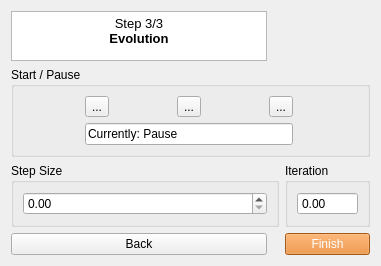
                 <widget class="QWidget" name="page_16">
                  <layout class="QGridLayout" name="gridLayout_160" columnstretch="0,0,0,0">
                   <item row="5" column="0">
                    <widget class="QPushButton" name="pushButton_Back3">
                     <property name="enabled">
                      <bool>true</bool>
                     </property>
                     <property name="toolTip">
                      <string>Return to the bubble-seeding page.</string>
                     </property>
                     <property name="text">
                      <string>Back</string>
                     </property>
                    </widget>
                   </item>
                   <item row="5" column="3">
                    <widget class="QPushButton" name="pushButton_Finish">
                     <property name="enabled">
                      <bool>true</bool>
                     </property>
                     <property name="toolTip">
                      <string>Finish segmentation and close this panel, keeping the current mask.</string>
                     </property>
                     <property name="styleSheet">
                      <string notr="true"> QPushButton { background-color: #e67e22; color: white; } QPushButton:disabled { background-color: #a9713f; color: #cccccc; }</string>
                     </property>
                     <property name="text">
                      <string>Finish</string>
                     </property>
                    </widget>
                   </item>
                   <item row="0" column="0">
                    <widget class="QTextBrowser" name="textBrowser_7">
                     <property name="minimumSize">
                      <size>
                       <width>185</width>
                       <height>0</height>
                      </size>
                     </property>
                     <property name="maximumSize">
                      <size>
                       <width>3007</width>
                       <height>50</height>
                      </size>
                     </property>
                     <property name="styleSheet">
                      <string notr="true"/>
                     </property>
                     <property name="verticalScrollBarPolicy">
                      <enum>Qt::ScrollBarAsNeeded</enum>
                     </property>
                     <property name="horizontalScrollBarPolicy">
                      <enum>Qt::ScrollBarAsNeeded</enum>
                     </property>
                     <property name="html">
                      <string>&lt;!DOCTYPE HTML PUBLIC &quot;-//W3C//DTD HTML 4.0//EN&quot; &quot;http://www.w3.org/TR/REC-html40/strict.dtd&quot;&gt;
&lt;html&gt;&lt;head&gt;&lt;meta name=&quot;qrichtext&quot; content=&quot;1&quot; /&gt;&lt;meta charset=&quot;utf-8&quot; /&gt;&lt;style type=&quot;text/css&quot;&gt;
p, li { white-space: pre-wrap; }
hr { height: 1px; border-width: 0; }
li.unchecked::marker { content: &quot;\2610&quot;; }
li.checked::marker { content: &quot;\2612&quot;; }
&lt;/style&gt;&lt;/head&gt;&lt;body style=&quot; font-family:'Ubuntu Sans'; font-size:11pt; font-weight:400; font-style:normal;&quot;&gt;
&lt;p align=&quot;center&quot; style=&quot; margin-top:0px; margin-bottom:0px; margin-left:0px; margin-right:0px; -qt-block-indent:0; text-indent:0px;&quot;&gt;&lt;span style=&quot; font-family:'Segoe UI'; font-size:10pt;&quot;&gt;Step 3/3&lt;br /&gt;&lt;/span&gt;&lt;span style=&quot; font-family:'Segoe UI'; font-size:10pt; font-weight:700;&quot;&gt;Evolution&lt;/span&gt;&lt;/p&gt;&lt;/body&gt;&lt;/html&gt;</string>
                     </property>
                    </widget>
                   </item>
                   <item row="3" column="0" colspan="3">
                    <widget class="QGroupBox" name="groupBox_64">
                     <property name="maximumSize">
                      <size>
                       <width>16777215</width>
                       <height>100</height>
                      </size>
                     </property>
                     <property name="toolTip">
                      <string>Number of level-set iterations to run per step (used by both continuous play and single-stepping).</string>
                     </property>
                     <property name="title">
                      <string>Step Size</string>
                     </property>
                     <layout class="QGridLayout" name="gridLayout_161">
                      <item row="0" column="0">
                       <widget class="QDoubleSpinBox" name="doubleSpinBox_SegStep">
                        <property name="maximumSize">
                         <size>
                          <width>16777215</width>
                          <height>30</height>
                         </size>
                        </property>
                        <property name="toolTip">
                         <string>Number of level-set iterations to run per step (used by both continuous play and single-stepping).</string>
                        </property>
                        <property name="frame">
                         <bool>true</bool>
                        </property>
                        <property name="buttonSymbols">
                         <enum>QAbstractSpinBox::UpDownArrows</enum>
                        </property>
                        <property name="maximum">
                         <double>1000.000000000000000</double>
                        </property>
                        <property name="singleStep">
                         <double>0.100000000000000</double>
                        </property>
                       </widget>
                      </item>
                     </layout>
                    </widget>
                   </item>
                   <item row="3" column="3">
                    <widget class="QGroupBox" name="groupBox_66">
                     <property name="maximumSize">
                      <size>
                       <width>16777215</width>
                       <height>100</height>
                      </size>
                     </property>
                     <property name="toolTip">
                      <string>Shows how many level-set iterations have run so far.</string>
                     </property>
                     <property name="title">
                      <string>Iteration</string>
                     </property>
                     <layout class="QGridLayout" name="gridLayout_164">
                      <item row="0" column="0">
                       <widget class="QDoubleSpinBox" name="doubleSpinBox_Segiter">
                        <property name="maximumSize">
                         <size>
                          <width>16777215</width>
                          <height>30</height>
                         </size>
                        </property>
                        <property name="toolTip">
                         <string>Running count of level-set iterations completed so far; updates automatically as the evolution plays.</string>
                        </property>
                        <property name="frame">
                         <bool>true</bool>
                        </property>
                        <property name="readOnly">
                         <bool>true</bool>
                        </property>
                        <property name="buttonSymbols">
                         <enum>QAbstractSpinBox::NoButtons</enum>
                        </property>
                        <property name="maximum">
                         <double>20000.000000000000000</double>
                        </property>
                        <property name="singleStep">
                         <double>0.100000000000000</double>
                        </property>
                       </widget>
                      </item>
                     </layout>
                    </widget>
                   </item>
                   <item row="1" column="0" colspan="4">
                    <widget class="QGroupBox" name="groupBox_65">
                     <property name="maximumSize">
                      <size>
                       <width>16777215</width>
                       <height>100</height>
                      </size>
                     </property>
                     <property name="toolTip">
                      <string>Controls for running, single-stepping, and resetting the level-set evolution.</string>
                     </property>
                     <property name="title">
                      <string>Start / Pause</string>
                     </property>
                     <layout class="QGridLayout" name="gridLayout_163">
                      <item row="0" column="0">
                       <widget class="QToolButton" name="toolButton_backwardEvo">
                        <property name="enabled">
                         <bool>true</bool>
                        </property>
                        <property name="toolTip">
                         <string>Reset to start</string>
                        </property>
                        <property name="text">
                         <string>...</string>
                        </property>
                        <property name="icon">
                         <iconset theme="QIcon::ThemeIcon::MediaSeekBackward"/>
                        </property>
                        <property name="iconSize">
                         <size>
                          <width>20</width>
                          <height>20</height>
                         </size>
                        </property>
                       </widget>
                      </item>
                      <item row="0" column="2">
                       <widget class="QToolButton" name="toolButton_forwardEvo">
                        <property name="enabled">
                         <bool>true</bool>
                        </property>
                        <property name="toolTip">
                         <string>One iteration of step size</string>
                        </property>
                        <property name="text">
                         <string>...</string>
                        </property>
                        <property name="icon">
                         <iconset theme="QIcon::ThemeIcon::MediaSeekForward"/>
                        </property>
                        <property name="iconSize">
                         <size>
                          <width>20</width>
                          <height>20</height>
                         </size>
                        </property>
                       </widget>
                      </item>
                      <item row="0" column="1">
                       <widget class="QToolButton" name="toolButton_runEvo">
                        <property name="toolTip">
                         <string>Play or pause the level-set evolution; it runs in chunks of the configured step size.</string>
                        </property>
                        <property name="text">
                         <string>...</string>
                        </property>
                        <property name="icon">
                         <iconset theme="QIcon::ThemeIcon::MediaPlaybackPause"/>
                        </property>
                        <property name="iconSize">
                         <size>
                          <width>20</width>
                          <height>20</height>
                         </size>
                        </property>
                        <property name="checkable">
                         <bool>true</bool>
                        </property>
                        <property name="checked">
                         <bool>false</bool>
                        </property>
                       </widget>
                      </item>
                      <item row="1" column="0" colspan="3">
                       <widget class="QLineEdit" name="lineEdit_evolution_status">
                        <property name="text">
                         <string>Currently: Pause</string>
                        </property>
                        <property name="readOnly">
                         <bool>true</bool>
                        </property>
                       </widget>
                      </item>
                     </layout>
                    </widget>
                   </item>
                  </layout>
                 </widget>
